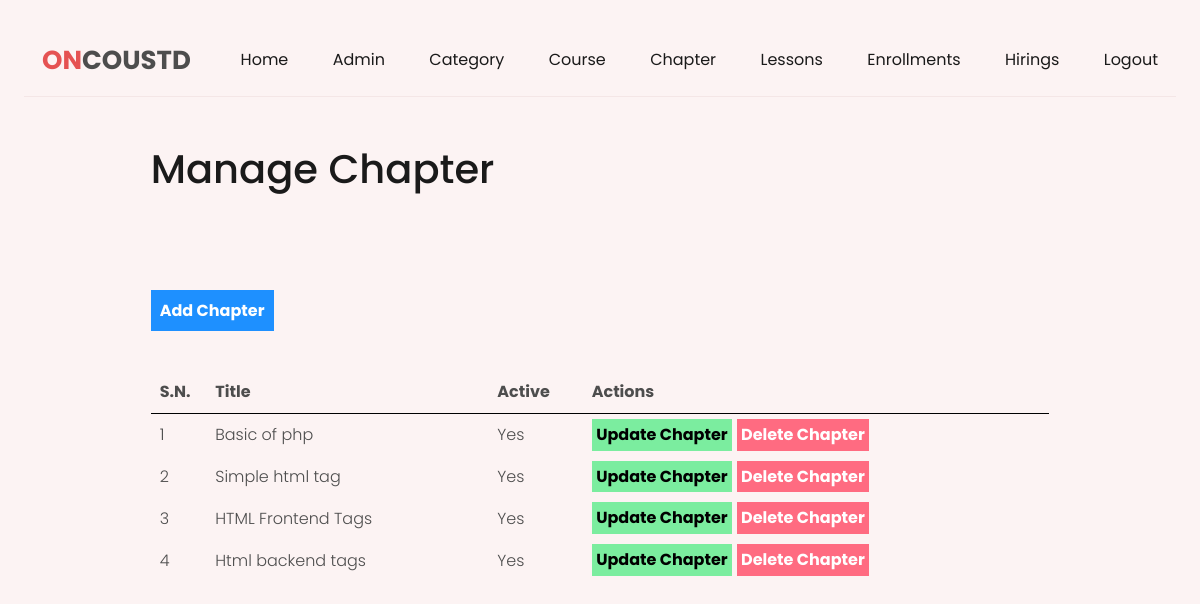
The page /admin/manage-chapter.php (signed in) on the database its author committed.
### tables this page shows
CREATE TABLE `tbl_chapter` (
  `id` int(11) NOT NULL,
  `course_id` int(11) NOT NULL,
  `name` varchar(200) NOT NULL,
  `active` varchar(200) NOT NULL
);

### admin/manage-chapter.php (the view, shortened to what this page needs)
<?php
include('admin-partials/header.php');
?>
<div class="main-content">
	<div class="wrapper">
		<h1>Manage Chapter</h1>
		<br><br>
<br><br>
			<a href="<?php echo SITEURL;?>admin/add-chapter.php" class="btn-primary">Add Chapter</a>
			<br>
			<br>
			<br>
			<table class="tbl-full">
				<tr>
					<th>S.N.</th>
					<th>Title</th>
					<th>Active</th>
					<th>Actions</th>
				</tr>
				<?php
					$sql = "SELECT * FROM tbl_chapter";
					$res = mysqli_query($conn,$sql);
					$count = mysqli_num_rows($res);
					$sn = 1;
					if ($count>0)
					{
						while ($row = mysqli_fetch_assoc($res))
						{
							$id = $row['id'];
							$title = $row['name'];
							$active = $row['active'];
							?>
							<tr>
								<td><?php echo $sn++; ?></td>
								<td><?php echo $title; ?></td>
								<td><?php echo $active; ?></td>
								<td>
									<a href="<?php echo SITEURL; ?>admin/update-chapter.php?id=<?php echo $id; ?>" class="btn-secondary">Update Chapter</a>
									<a href="<?php echo SITEURL; ?>admin/delete-chapter.php?id=<?php echo $id; ?>" class="btn-danger">Delete Chapter</a>
								</td>
							</tr>
							<?php
						}
					}
					else
					{
						echo "<tr><td colspan='7' class='error'>chapter not added yet.</td></tr>";
					}
				?>
			</table>
	</div>
</div>

### css/admin.css (style rules this page uses)
:root { --orange: hsl(36, 80%, 50%); --white: hsl(0, 0%, 100%); --WHITE: hsl(0, 0%, 100%); --BLACK: hsl(0, 0%, 0%); --black-90: hsl(0, 0%, 10%); --black-70: hsl(0, 0%, 30%); --black-alpha-40: hsl(0, 0%, 0%, 0.4); --yellow-light: hsl(44, 95%, 83%); --green-light: hsl(158, 68%, 75%); --red-light: hsl(0, 84%, 80%); --orange-light: hsl(22, 85%, 80%); --select-box-bg-color: hsl(0, 0%, 100%); --border-color-1: hsl(0, 0%, 90%); }
body { background-color: var(--body-bg-color); font-family: 'Poppins', sans-serif; font-size: 16px; font-weight: 300; color: var(--black-70); min-height: 100vh; overflow-x: hidden; }
a { color: var(--main-color); text-decoration: none; }
h1,h2,h3,h4,h5 { color: var(--black-90); line-height: 1.3; }
.wrapper { width: 80%; margin: 0 auto; padding: 1%; }
.tbl-full { width: 100%; }
table tr th { border-bottom: 1px solid black; padding: 1%; text-align: left; }
table tr td { padding: 1%; }
.btn-primary { background-color: #1e90ff; padding: 1%; color: white; text-decoration: none; font-weight: bold; }
.btn-secondary { background-color: #7bed9f; padding: 1%; color: black; text-decoration: none; font-weight: bold; }
.btn-danger { background-color: #ff6b81; padding: 1%; color: white; text-decoration: none; font-weight: bold; }
.main-content { padding: 3% 0; }

### css/colors/color-1.css (style rules this page uses)
:root { --hue-value-1:0; --hue-value-2:230; --main-color: hsl(var(--hue-value-1),74%, 61%); --button-hover-color: hsl(var(--hue-value-1), 57%, 53%); --body-bg-color:hsl(var(--hue-value-1), 63%, 97%); --border-color-2:hsl(var(--hue-value-1), 40%,93%); --shadow: 0 0 10px hsl(var(--hue-value-1), 40% , 90%); --body-gradient-bg-color-1: hsla(var(--hue-value-1), 100%, 50%,0.2); --body-gradient-bg-color-2: hsla(var(--hue-value-2), 100%, 50%,0.2); --decoration-bg-color-1: hsl(var(--hue-value-1), 100%, 70%); --decoration-bg-color-2: hsl(var(--hue-value-2), 100%, 70%); }

### rows shown on the page
tbl_chapter: name "Basic of php", active "Yes"
tbl_chapter: name "Simple html tag", active "Yes"
tbl_chapter: name "HTML Frontend Tags", active "Yes"
tbl_chapter: name "Html backend tags", active "Yes"
